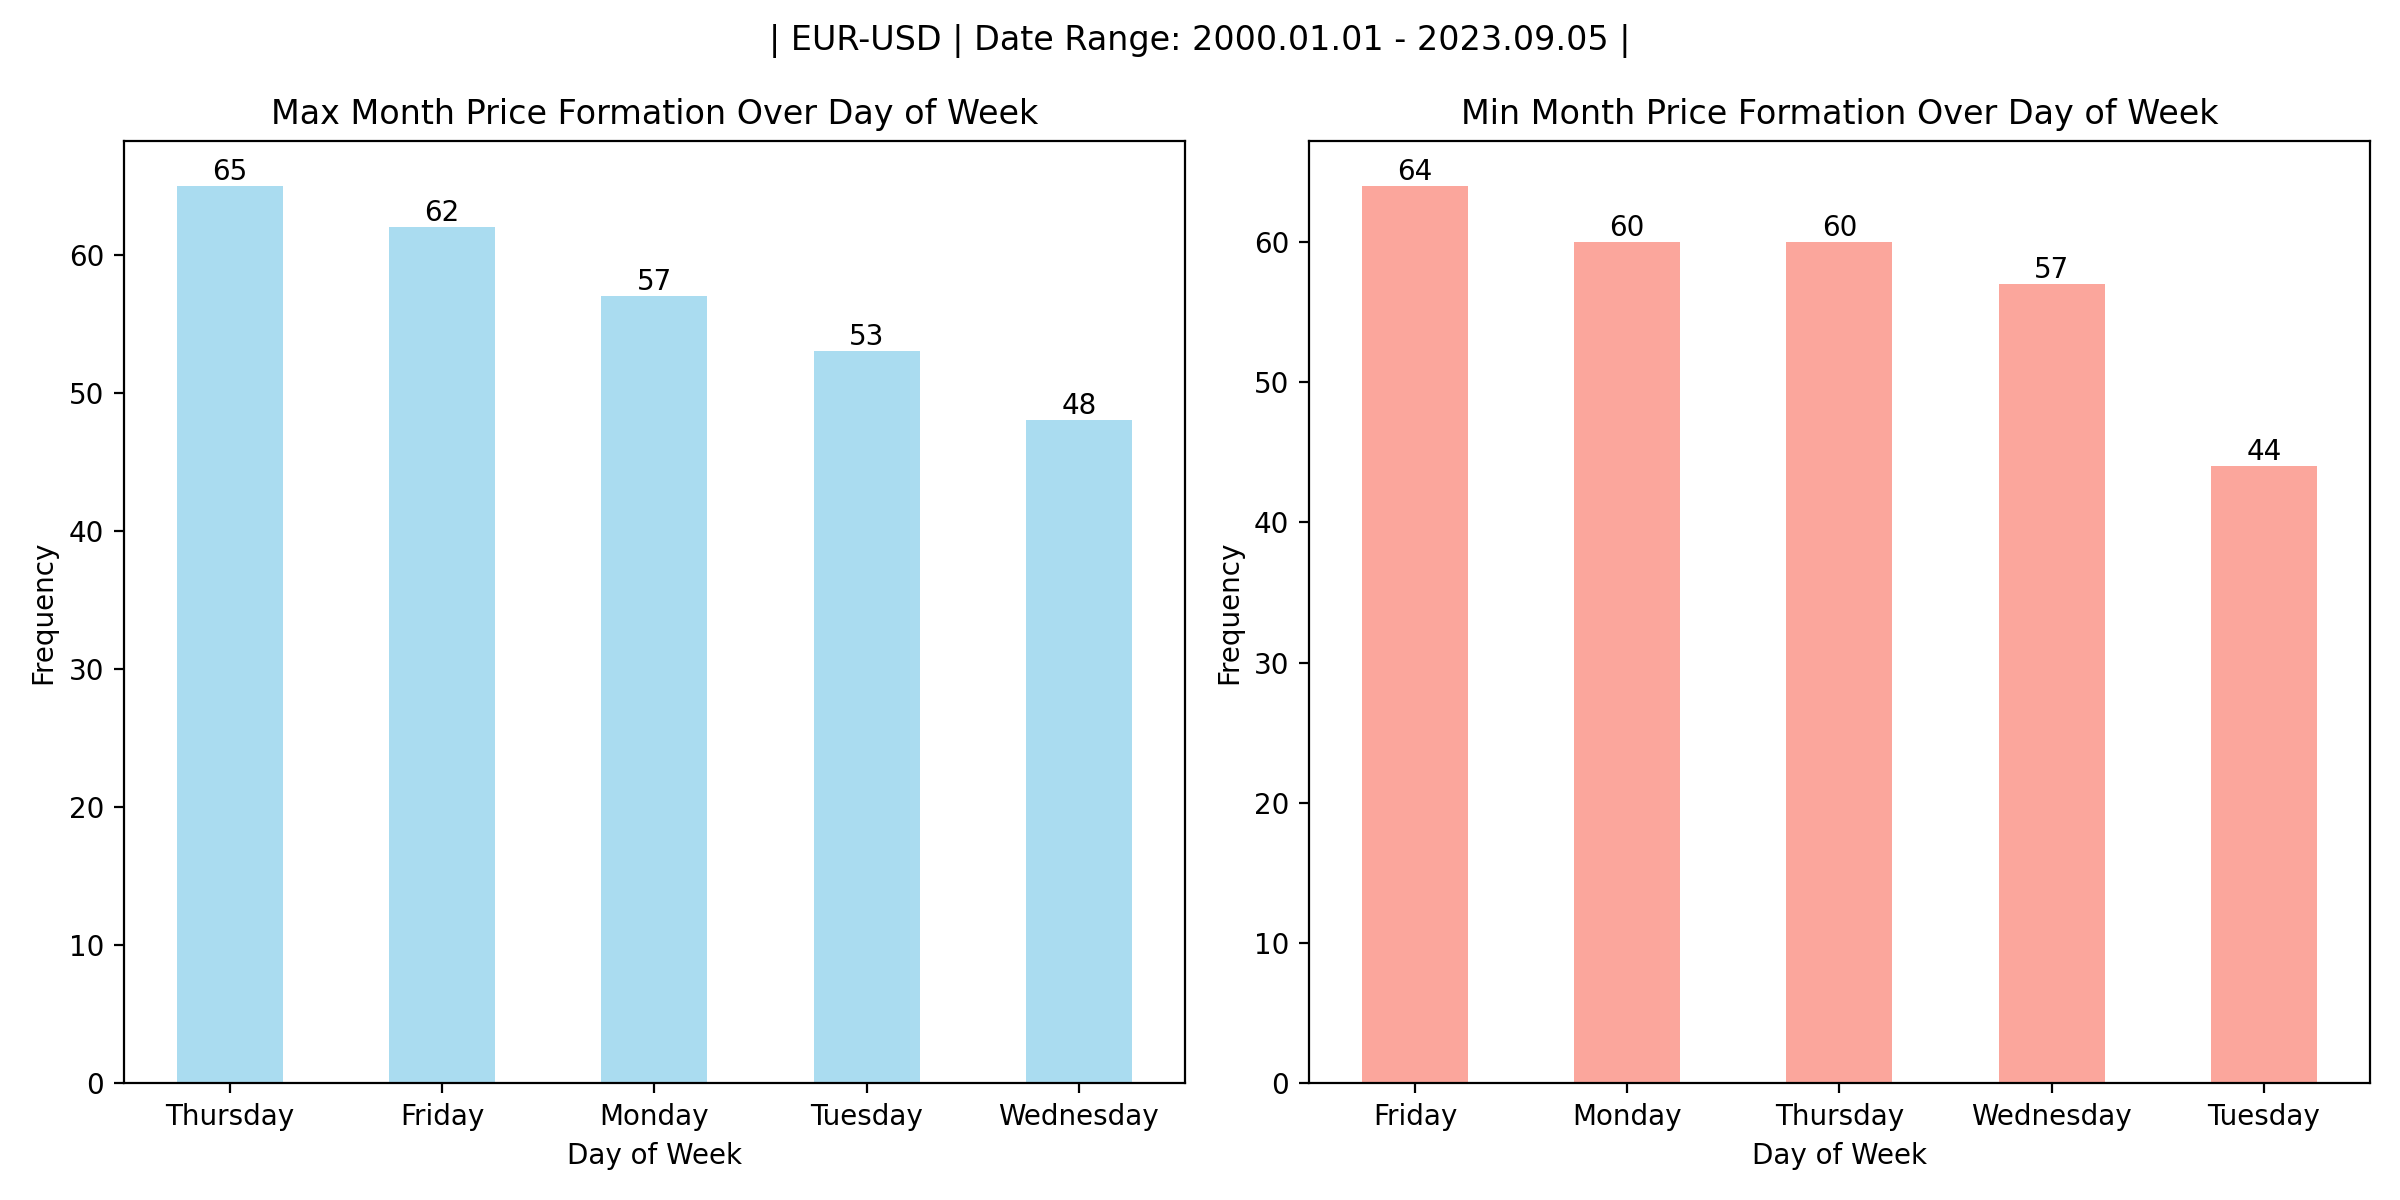

Python code for this plot:
from datetime import datetime
import MetaTrader5 as mt5
import pandas as pd
import pytz
import matplotlib.pyplot as plt

if not mt5.initialize():
    print("initialize() failed, error code =", mt5.last_error())
    quit()

timezone = pytz.timezone("Etc/UTC")
utc_from = datetime(2000, 1, 1, tzinfo=timezone)
utc_to = datetime(2023, 9, 5, hour=13, tzinfo=timezone)
rates = mt5.copy_rates_range("EURUSD", mt5.TIMEFRAME_D1, utc_from, utc_to)
mt5.shutdown()

rates_frame = pd.DataFrame(rates)
rates_frame["time"] = pd.to_datetime(rates_frame["time"], unit="s")
rates_frame.drop(
    ["open", "tick_volume", "spread", "real_volume", "close"],
    axis=1,
    inplace=True,
)

date_format = "%Y-%m/%d"

rates_frame["month"] = rates_frame["time"].apply(lambda x: x.strftime("%Y-%m"))
rates_frame["day"] = rates_frame["time"].apply(lambda x: x.strftime("%A"))

month_max_price = rates_frame.groupby("month")["high"].idxmax()
month_min_price = rates_frame.groupby("month")["low"].idxmin()

month_max_df = rates_frame.loc[
    month_max_price, ["month", "high", "day"]
].reset_index(drop=True)
month_min_df = rates_frame.loc[
    month_min_price, ["month", "low", "day"]
].reset_index(drop=True)

max_day_counts = month_max_df["day"].value_counts()
min_day_counts = month_min_df["day"].value_counts()

fig, (ax1, ax2) = plt.subplots(1, 2, figsize=(12, 6))

# Plot max week price chart
max_day_counts.plot(kind="bar", color="skyblue", alpha=0.7, ax=ax1)
ax1.set_title("Max Month Price Formation Over Day of Week")
ax1.set_xlabel("Day of Week")
ax1.set_ylabel("Frequency")
ax1.set_xticklabels(ax1.get_xticklabels(), rotation=0)

# Annotate the max_day_counts bars with their values
for i, v in enumerate(max_day_counts):
    ax1.text(i, v, str(v), ha="center", va="bottom")

# Plot min week price chart
min_day_counts.plot(kind="bar", color="salmon", alpha=0.7, ax=ax2)
ax2.set_title("Min Month Price Formation Over Day of Week")
ax2.set_xlabel("Day of Week")
ax2.set_ylabel("Frequency")
ax2.set_xticklabels(ax2.get_xticklabels(), rotation=0)

# Annotate the min_day_counts bars with their values
for i, v in enumerate(min_day_counts):
    ax2.text(i, v, str(v), ha="center", va="bottom")

# Add a common title above both charts
plt.suptitle(
    f"| EUR-USD | Date Range: {utc_from.strftime('%Y.%m.%d')} - {utc_to.strftime('%Y.%m.%d')} |"
)

plt.tight_layout()  # Ensure the subplots don't overlap
plt.savefig("month_price_day.png", dpi=200)
